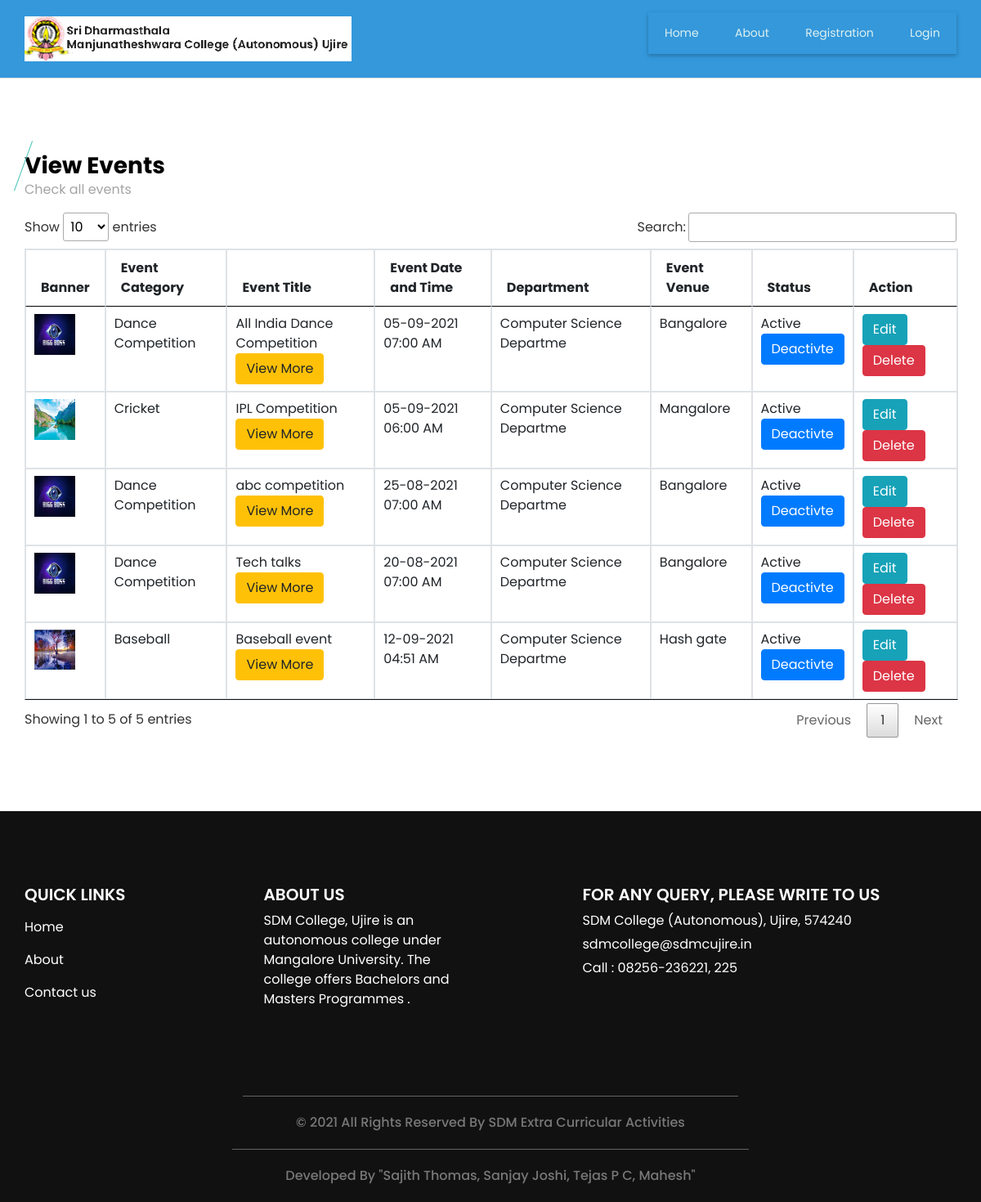
The page /viewevent.php on the database as committed earlier.
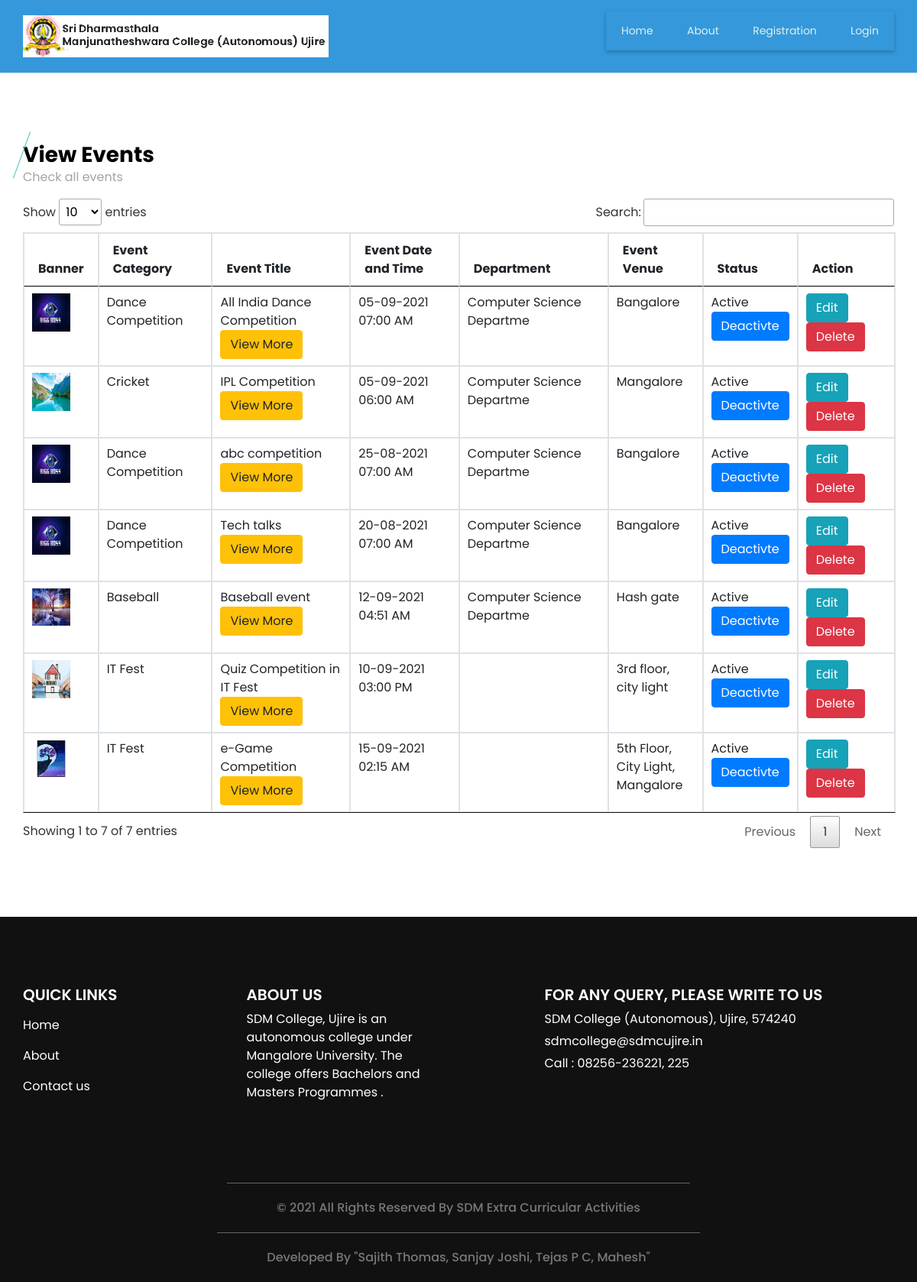
The same page on the database as committed later.
### tables this page shows
CREATE TABLE `event` (
  `event_id` bigint(20) NOT NULL,
  `event_type_id` int(11) NOT NULL,
  `event_participation_type` varchar(25) NOT NULL COMMENT 'Single, Team',
  `no_of_participants` int(11) NOT NULL,
  `event_title` varchar(300) NOT NULL,
  `event_description` text NOT NULL,
  `event_rules` text NOT NULL,
  `event_banner` varchar(300) NOT NULL,
  `department_id` int(11) NOT NULL,
  `club_id` int(11) NOT NULL,
  `course_id` text NOT NULL,
  `st_class` text NOT NULL,
  `event_date_time` datetime NOT NULL,
  `event_venue` text NOT NULL,
  `staff_id` int(11) NOT NULL,
  `participation_limit` int(11) NOT NULL,
  `event_status` varchar(10) NOT NULL
);

CREATE TABLE `event_type` (
  `event_type_id` int(11) NOT NULL,
  `event_type` varchar(30) NOT NULL,
  `event_type_info` text NOT NULL,
  `event_type_status` varchar(10) NOT NULL
);

CREATE TABLE `department` (
  `department_id` int(11) NOT NULL,
  `department` varchar(25) NOT NULL,
  `department_detail` text NOT NULL,
  `department_status` varchar(10) NOT NULL
);

### viewevent.php (the view, shortened to what this page needs)
<?php
include("header.php");
?>
  <section class="event_section layout_padding">
    <div class="container">
      <div class="heading_container">
        <h3>
         View Events
        </h3>
        <p>
         Check all events
        </p>
      </div>
      <div class="event_container">
        <div class="">
<table id="datatableplugin" class="table table-bordered">
	<thead>
		<tr>
			<th>Banner</th>
			<th>Event Category</th>
			<th>Event Title</th>
			<th>Event Date and Time</th>
			<th>Department</th>
			<th>Event Venue</th>
			<th>Status</th>
			<th>Action</th>
		</tr>
	</thead>
	<tbody>
		<?php
		$sqlview = "SELECT event.*,department.department,event_type.event_type FROM  event LEFT JOIN department ON event.department_id=department.department_id LEFT JOIN event_type ON event.event_type_id=event_type.event_type_id";
		$qsqlview = mysqli_query($con,$sqlview);
		while($rsview = mysqli_fetch_array($qsqlview))
		{
			echo "<tr>
				<td>";
			if($rsview['event_banner'] == "")
			{
				echo "<img src='images/noimage.jpg' style='width: 75px;height: 75px;'>";
			}
			else if(file_exists("imgbanner/" . $rsview['event_banner']))
			{
				echo "<img src='imgbanner/$rsview[event_banner]' style='width: 50px;height: 50px;'>";
			}
			else
			{
				echo "<img src='images/noimage.jpg' style='width: 75px;height: 75px;'>";
			}
			echo "</td>
				<td>$rsview[event_type]</td>
				<td>$rsview[event_title]";
			echo "<br><a href='event_more_det.php?event_id=$rsview[0]' class='btn btn-warning' target='_blank'>View More</a>";
			echo "</td>
				<td>" . date("d-m-Y h:i A",strtotime($rsview['event_date_time'])) . "</td>
				<td>$rsview[department]</td>
				<td>$rsview[event_venue]</td>
				<td>$rsview[event_status] <br>";
				if($rsview['event_status'] == "Active")
{
	echo "<a href='viewevent.php?st=Inactive&acid=$rsview[event_id]' class='btn btn-primary' onclick='return confirmst()' >Deactivte</a>";
}
else
{
	echo "<a href='viewevent.php?st=Active&acid=$rsview[event_id]' class='btn btn-secondary' onclick='return confirmst()'  >Activate</a>";
}
			echo"<td>
				<a href='addevent.php?editid=$rsview[event_id]' class='btn btn-info'>Edit</a>
				<a href='viewevent.php?delid=$rsview[event_id]' class='btn btn-danger' onclick='return confirmdel()' >Delete</a>
				</td>
			</tr>";
		}
		?>
	</tbody>
</table>
        </div>
      </div>
    </div>
  </section>
<?php
include("footer.php");
?>

Rows that differ between the two databases and show on the page:
added event: event_banner (picture), event_type.event_type "IT Fest", event_title "Quiz Competition in IT Fest", event_date_time "10-09-2021 03:00 PM", event_venue "3rd floor, city light", event_status "Active"
added event: event_banner (picture), event_type.event_type "IT Fest", event_title "e-Game Competition", event_date_time "15-09-2021 02:15 AM", event_venue "5th Floor, City Light, Mangalore", event_status "Active"
Other text that changed with them:
text written by a page script: "Show entries Search: Showing 1 to 5 of 5 entries Previous 1 Next" → "Show entries Search: Showing 1 to 7 of 7 entries Previous 1 Next"
